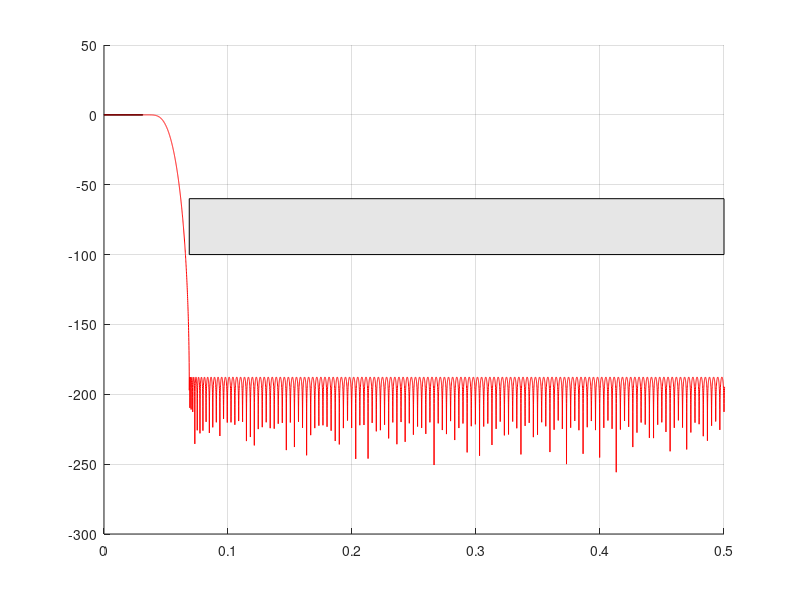

MATLAB code to generate this figure:
% Tyler Aubin, Sam King, Caleb Jewell, Aidan Greenlee
% Determine an adequate filter to reject/stop aliasing

% Given the passband of 1kHz, and stopband of 2.2kHz
N = 16*1024;

% Sampling Frequency (32kHz)
Fs = 32e3;

beta = 9;

% Set f and M
f = (0:N-1)/N;
M = 300;

% Frequency points on Nyquist
F = [0 0.03125 0.06875 0.5] / 0.5;

% Desired amplitude corresponding to F
A =[1 1 0 0];

% Delta p
d1 = 1 - 10^(-0.2/20);

% Delta s
d2 = 10^(-60/20); 

% Weights
W = [1/d1 1/d2];

% Create a PM Equiripple filter of M - 1 order
hpm = firpm(M-1, F, A, W);
Hpm = fft(hpm, N);
figure(1); clf;
%Second block spec patch for f = 0.125 to 0.5
patch([.06875 .5 .5 .06875],[-100 -100 -60 -60], .9*[1 1 1]);
%Pass band spec
patch([0.0 0.03125 0.03125 0.0],[-0.2 -0.2 0.2 0.2],.9*[1 1 1]);
grid on;
hold on;
plot(f, 20 * log10(abs(Hpm)), 'r');
xlim([0 0.5]);

for i = 1:length(hpm(:,1))-1
    fprintf("%g, %g, %g, %g, %g, \n", hpm(i,:));
    
end
fprintf("%g, %g, %g, %g, %g, \n", hpm(end,:));